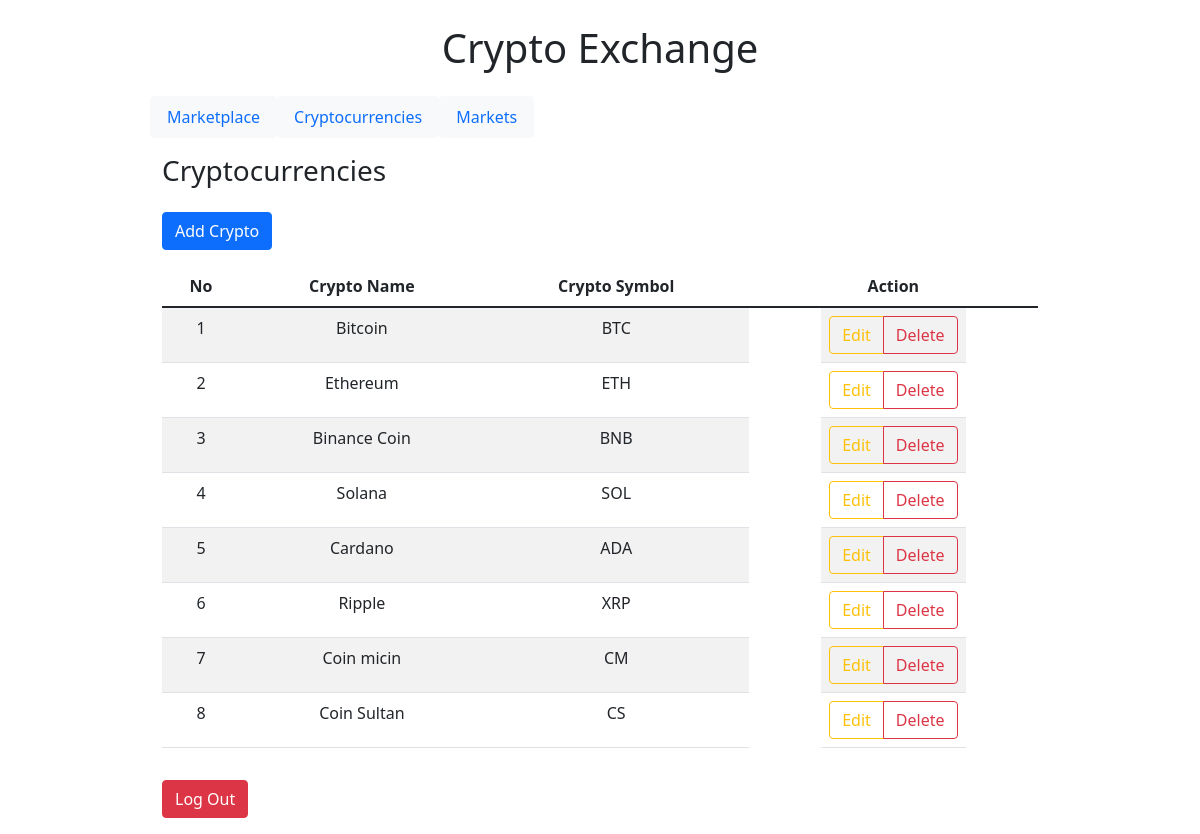
The page /cryptocurrencies.php on the database its author committed.
### tables this page shows
CREATE TABLE `cryptocurrencies` (
  `crypto_id` int(3) NOT NULL,
  `crypto_name` varchar(30) NOT NULL,
  `crypto_symbol` varchar(5) NOT NULL
);

### cryptocurrencies.php (the view, shortened to what this page needs)
<?php
    include_once("config.php");
    $cryptocurrencies = mysqli_query($mysqli, "SELECT * FROM cryptocurrencies ORDER BY crypto_id ASC");
?>
<!DOCTYPE html>
<html lang="en">
<head>
    <link href="https://cdn.jsdelivr.net/npm/bootstrap@5.1.3/dist/css/bootstrap.min.css" rel="stylesheet">
</head>
<body>
    <h1 class="text-center m-4">Crypto Exchange</h1>
    <nav class="container w-75 m-auto nav mb-3">
        <a class="nav-link btn btn-light" href="adminMarketplace.php">Marketplace</a>
        <a class="nav-link btn btn-light" href="cryptocurrencies.php">Cryptocurrencies</a>
        <a class="nav-link btn btn-light" href="markets.php">Markets</a>
    </nav>
    <div class="container w-75 m-auto">
        <h3>Cryptocurrencies</h3>
        <a class="btn btn-primary my-3" href="addCrypto.php">Add Crypto</a>
        <table class="table text-center table-striped table-hover">
            <thead>
                <tr>
                    <th scope="col">No</th>
                    <th scope="col">Crypto Name</th>
                    <th scope="col">Crypto Symbol</th>
                    <th scope="col">Action</th>
                </tr>
            </thead>
            <tbody>
            <?php
                $id = 1;
                while($item = mysqli_fetch_array($cryptocurrencies)) {
                    echo "<tr>";
                    echo "<td>".$id."</td>";
                    echo "<td>".$item['crypto_name']."</td>";
                    echo "<td>".$item['crypto_symbol']."</td>";
                    echo "<td class='btn-group' role='group' aria-label='Basic outlined example'><a class='btn btn-outline-warning' href='editCrypto.php?id=$item[crypto_id]'>Edit</a> <a class='btn btn-outline-danger' href='deleteCrypto.php?id=$item[crypto_id]'>Delete</a></td></tr>";
                    $id += 1;
                }
                ?>
            </tbody>
        </table>
        <a class="btn btn-danger mt-3 mb-3" href="index.php">Log Out</a>
    </div>
</body>
</html>

### rows shown on the page
cryptocurrencies: crypto_name "Bitcoin", crypto_symbol "BTC"
cryptocurrencies: crypto_name "Ethereum", crypto_symbol "ETH"
cryptocurrencies: crypto_name "Binance Coin", crypto_symbol "BNB"
cryptocurrencies: crypto_name "Solana", crypto_symbol "SOL"
cryptocurrencies: crypto_name "Cardano", crypto_symbol "ADA"
cryptocurrencies: crypto_name "Ripple", crypto_symbol "XRP"
cryptocurrencies: crypto_name "Coin micin", crypto_symbol "CM"
cryptocurrencies: crypto_name "Coin Sultan", crypto_symbol "CS"
